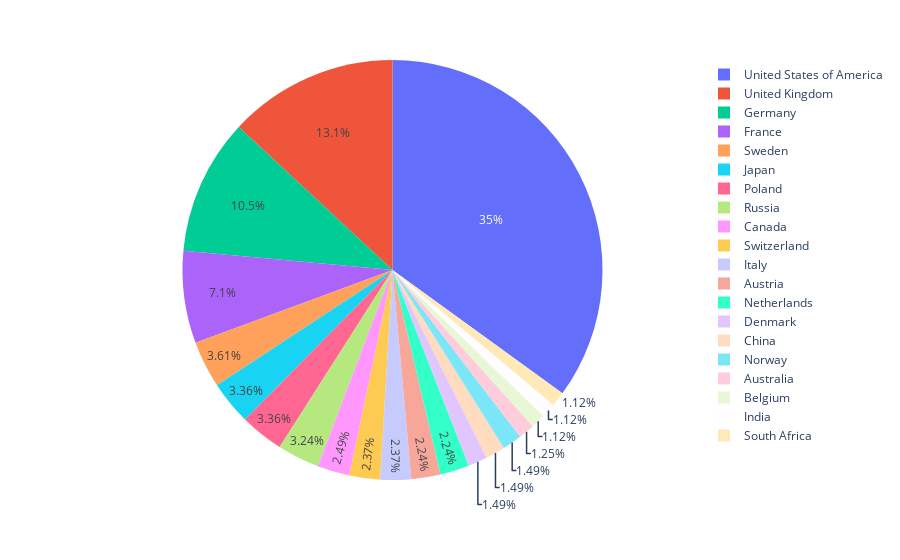

The notebook cell saved with this chart:
### Code cell
fig = px.pie(top20, values='prize', names='birth_country_current')
fig.show()

### Figure 1 — Plotly figure (JSON) as saved in the notebook; plotly's stock layout.template omitted (floating-point values rounded to 4 significant figures)
{"data": [{"domain": {"x": [0, 1], "y": [0, 1]}, "hovertemplate": "birth_country_current=%{label}<br>prize=%{value}<extra></extra>", "labels": ["United States of America", "United Kingdom", "Germany", "France", "Sweden", "Japan", "Poland", "Russia", "Canada", "Switzerland", "Italy", "Austria", "Netherlands", "Denmark", "China", "Norway", "Australia", "Belgium", "India", "South Africa"], "legendgroup": "", "name": "", "showlegend": true, "type": "pie", "values": [281, 105, 84, 57, 29, 27, 27, 26, 20, 19, 19, 18, 18, 12, 12, 12, 10, 9, 9, 9]}], "layout": {"legend": {"tracegroupgap": 0}, "margin": {"t": 60}}}
